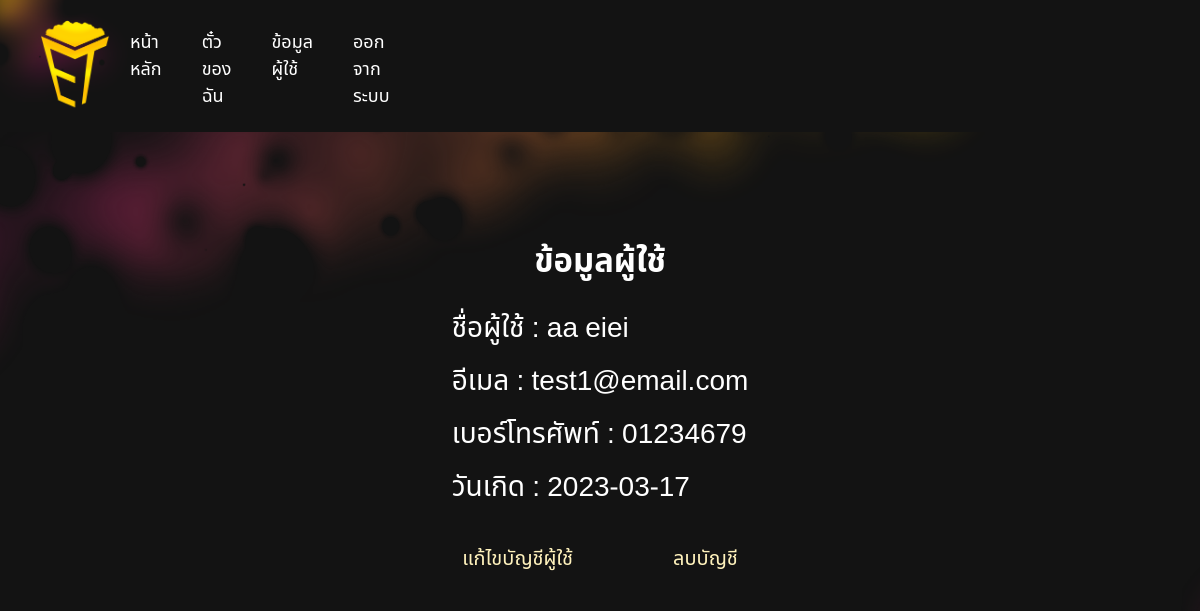
Screenshot of /profile.php (signed in) with the database file from the repository.
### tables this page shows
CREATE TABLE `user` (
  `uemail` varchar(30) NOT NULL,
  `fname` varchar(50) NOT NULL,
  `lname` varchar(50) NOT NULL,
  `phone` varchar(10) NOT NULL,
  `birthday` date NOT NULL,
  `password` varchar(32) NOT NULL
);

### profile.php (the view, shortened to what this page needs)
<?php
    require('dbconnect.php');
    $email_in = $_SESSION['email'];
    $sql = "SELECT * FROM user WHERE uemail = '$email_in'";
    $result = mysqli_query($conn, $sql);
    $row = mysqli_fetch_array($result);
    $name = $row['fname']." ".$row['lname'];
    $email = $row['uemail'];
    $phone = $row['phone'];
    $birthday = $row['birthday'];
?>
<!DOCTYPE html>
<html>
<head>
    <link rel="stylesheet" href="css/profile.css">
</head>
<body>
<div class="menubar-container">
<?php include 'menubar.php'; ?>
</div>
    <div class="container">
    <div class="pro-content">
        <h3><p>ข้อมูลผู้ใช้</p></h3>
        <p><?php echo "ชื่อผู้ใช้ : ".$name."<br>"; ?></p>
        <p><?php echo "อีเมล : ".$email."<br>"; ?></p>
        <p><?php echo "เบอร์โทรศัพท์ : ".$phone."<br>"; ?></p>
        <p><?php echo "วันเกิด : ".$birthday."<br>"; ?></p>
    </div>
    <div class="edit">
            <a href="edit_profile.php?edit=<?php $_SESSION['email'] ?>">แก้ไขบัญชีผู้ใช้</a><br>
            <a href="profile_db.php?del=<?php $_SESSION['email'] ?>" class="del">ลบบัญชี</a><br>
        </div>
    </div>
</body>
</html>

### css/profile.css (style rules this page uses)
* { font-family: 'Noto Sans Thai', sans-serif; margin: 0; padding: 0; box-sizing: border-box; outline: none; border: none; text-decoration: none; }
body { height: 100%; background-image: url('pic/topbg.png'), url('pic/downbg.png'); background-color: #131313 !important; background-repeat: no-repeat; background-position: center top 132px , center bottom; background-size: 100%; background-attachment: scroll, scroll; }
.container { display: flex; justify-content: center; align-items: center; height: 100vh; width: 100%; flex-direction: column; }
.pro-content { padding: 10px 30px; color: white; font-size: 28px; justify-content: center; }
.pro-content h3 { margin-bottom: 20px; text-align: center; }
.pro-content p { margin-top: 10px; }
.edit { margin-top: 20px; text-align: center; display: inline-flex; }
.edit a { position: relative; display: inline-block; margin: 0 50px; padding-bottom: 5px; color: rgb(255, 242, 188); font-size: 20px; line-height: 2; }
.edit a::after { content: ""; position: absolute; bottom: 7px; left: 50%; transform: translateX(-50%); width: 0; height: 2px; background-color: #fc0; transition: width 0.3s ease-in-out; }

### css/menubar.css (style rules this page uses)
* { font-family: 'Noto Sans Thai', sans-serif; margin: 0; padding: 0; box-sizing: border-box; outline: none; border: none; text-decoration: none; }

### rows the page displays
user: name "aa eiei", uemail "test1@email.com", phone "01234679", birthday "2023-03-17"

### other values shown
$linkName3 "ตั๋วของฉัน"
$linkName "ข้อมูลผู้ใช้"
$linkName2 "ออกจากระบบ"
